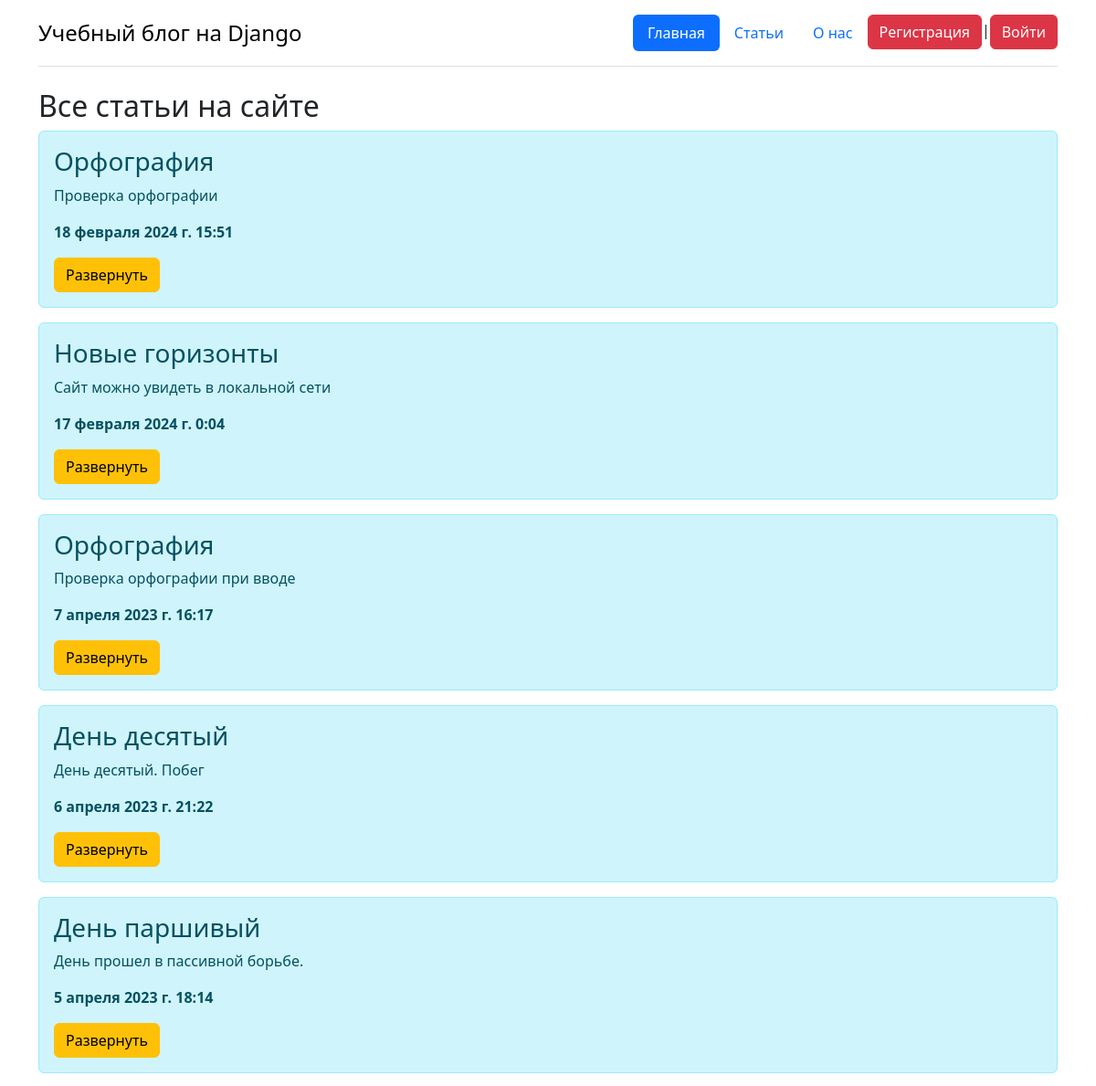
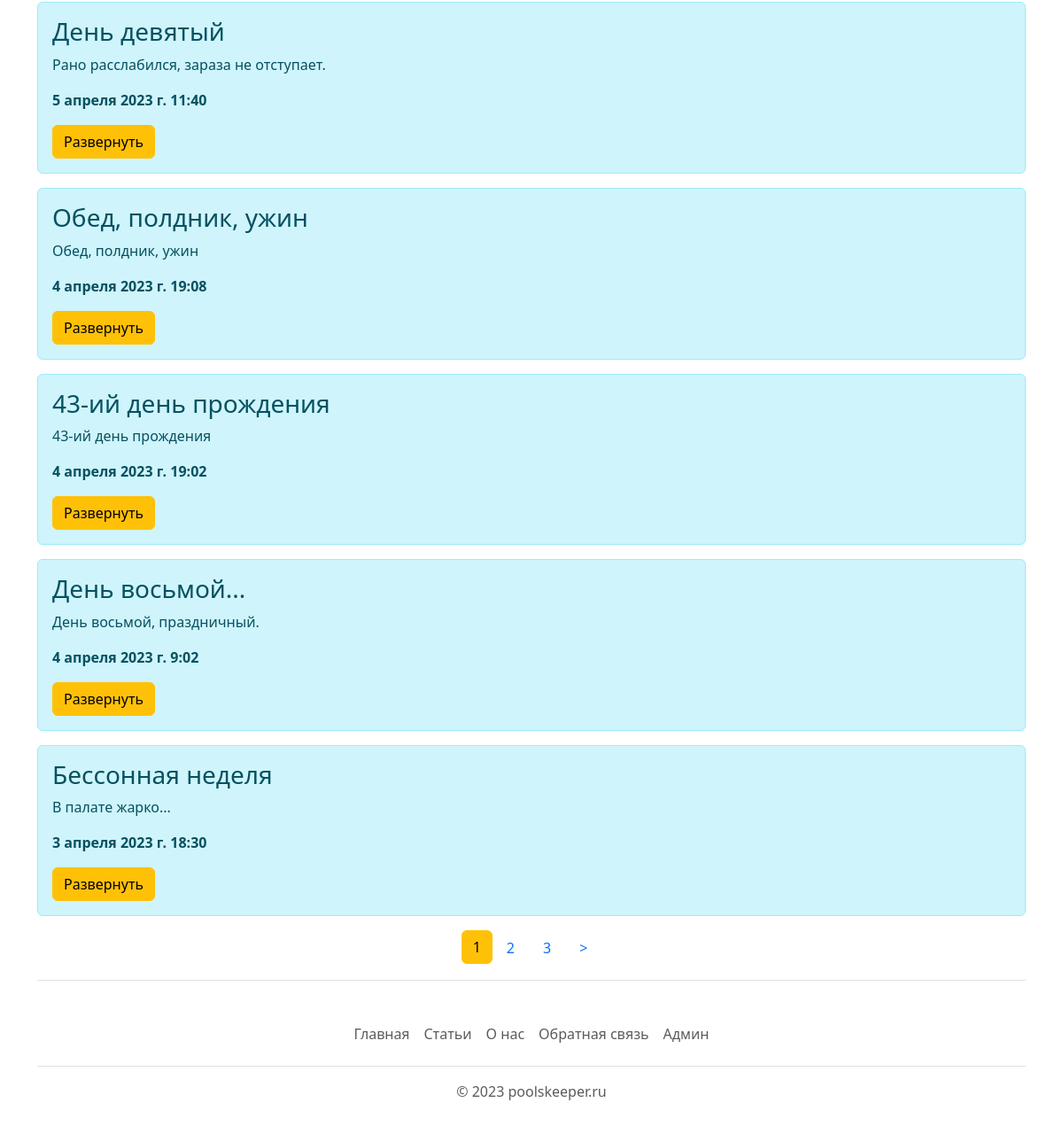
/articles, run on an earlier commit of the app's database (2 pictures, top to bottom).
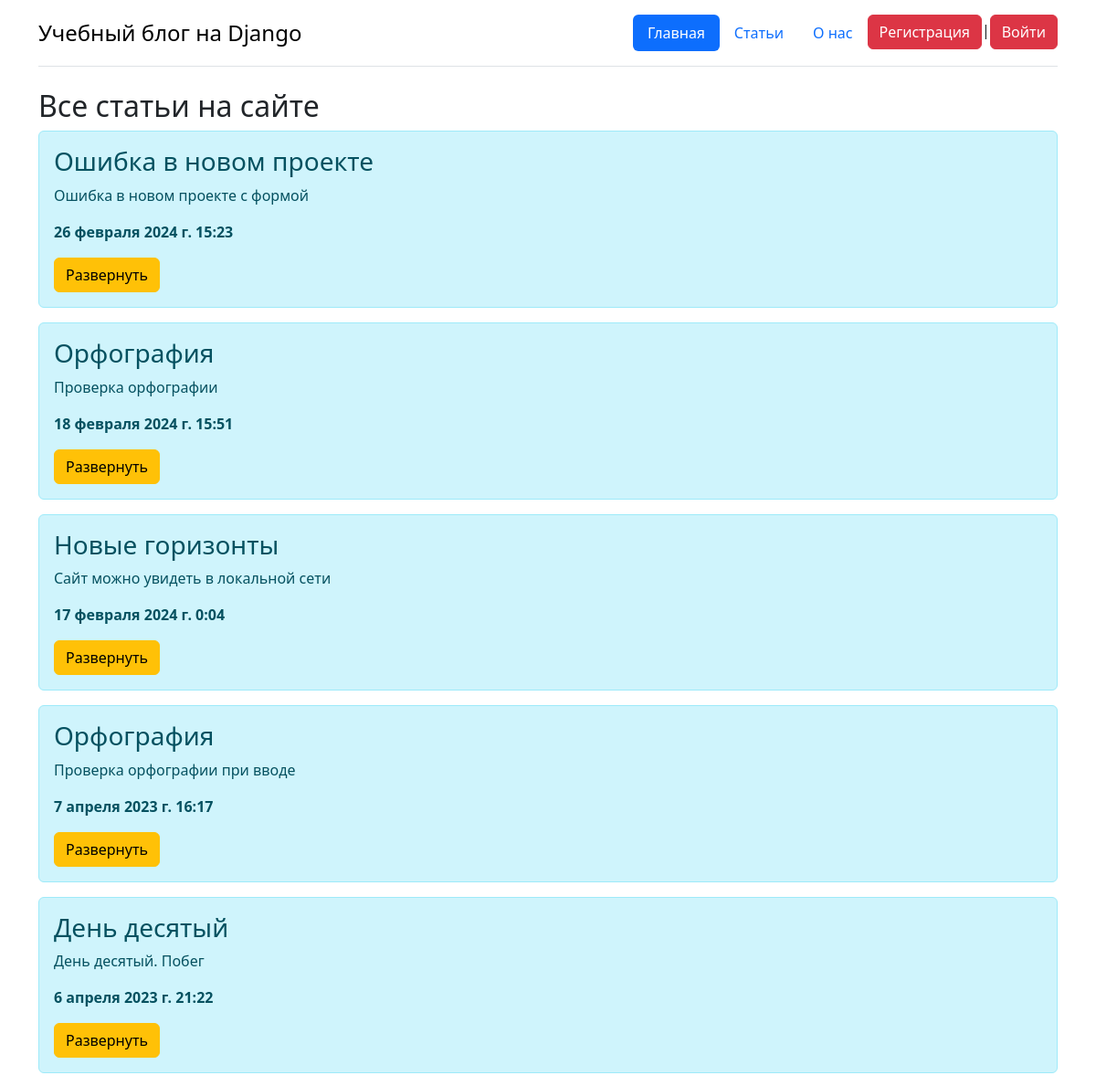
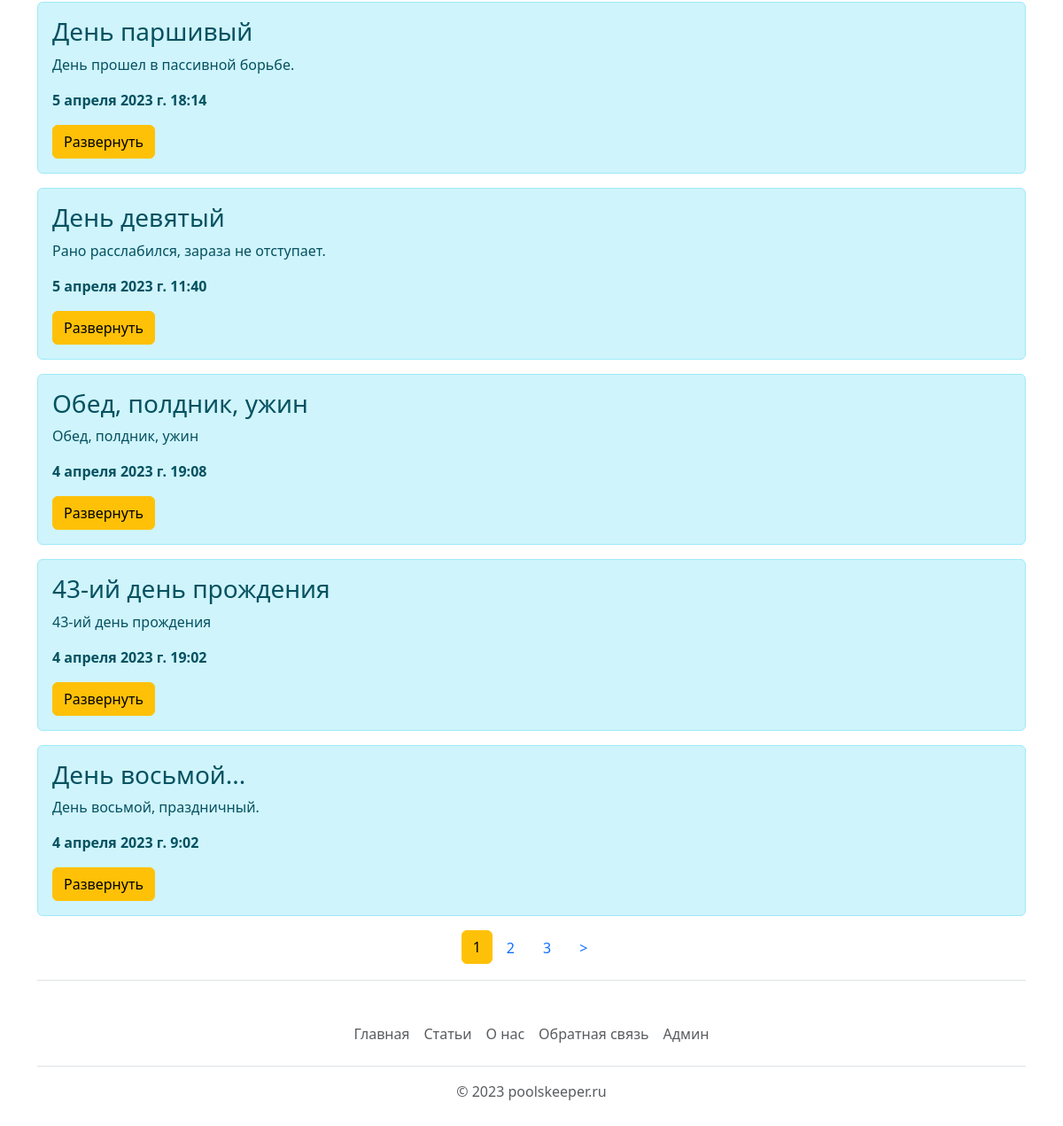
And on a later commit of the database (2 pictures, top to bottom).
### main/models.py (models this page shows, shortened)
class Article(models.Model):
    id = models.AutoField('id', primary_key=True)
    title = models.CharField('Заголовок', max_length=100, null=False)
    intro = models.CharField('Анонс', max_length=300, null=False)
    text = models.TextField('Статья', null=False)
    slag = models.CharField('slug', max_length=100, null=False)
    date = models.DateTimeField('Время', default=timezone.now())
    author = models.ForeignKey(User, verbose_name='Автор статьи', on_delete=models.CASCADE)
    class Meta:
        verbose_name = 'Статья'
        verbose_name_plural = 'Статьи'

### main/views.py (the view)
# urls.py: path('articles', views.articles, name='articles'),
def articles(request):
    articles = Article.objects.order_by('-date')
    paginator = Paginator(articles, 10)
    page_number = request.GET.get('page')
    page_obj = paginator.get_page(page_number)
    context = {
        'title':'Все статьи на сайте',
        'articles': articles,
        'page_obj': page_obj,
    }
    return render(request, 'main/articles.html', context=context)

### main/templates/main/articles.html (shortened to what this page needs)
{% extends 'main/base.html' %}
{% block body %}
    <h2>Все статьи на сайте</h2>
    {% if articles|length > 0  %}
        {% for article in page_obj %}
            <div class="alert alert-info mt-2" >
                <h3>{{ article.title }}</h3>
                <p>{{ article.intro }}</p>
                <p><b>{{ article.date }} </b></p>
                <a href="{% url 'detail' article.id %}" class="btn btn-warning">Развернуть</a>
            </div>
        {% endfor %}
    {% else  %}
    <p> На сайте нет статей</p>
    {% endif %}
<nav class="paginator">
    <ul class="nav justify-content-center border-bottom pb-3 mb-3">
{% if page_obj.has_other_pages %}
        {% for p in page_obj.paginator.page_range %}
        {% if page_obj.number == p %}
        <li class="nav-item">
            <a class="btn btn-warning" href="?page={{ p }}"> {{ p }} </a>
        </li>
        {% elif p >= page_obj.number|add:-2 and p <= page_obj.number|add:2  %}
        <li class="nav-item">
            <a class="nav-link" href="?page={{ p }}"> {{ p }} </a>
        </li>
        {% endif %}
        {% endfor %}
{% if page_obj.has_next %}
    <li class="nav-item">
        <a class="nav-link" href="?page={{ page_obj.next_page_number }}"> &gt; </a>
    </li>
{% endif %}
    </ul>
</nav>
{% endif %}
{% endblock %}

What changed in the data, as far as the page shows it:
no longer on this page (row edited): Article: title "Беcсонная неделя", intro "В палате жарко...", date "3 апреля 2023 г. 18:30"
added Article: title "Ошибка в новом проекте", intro "Ошибка в новом проекте с формой", date "26 февраля 2024 г. 15:23"
